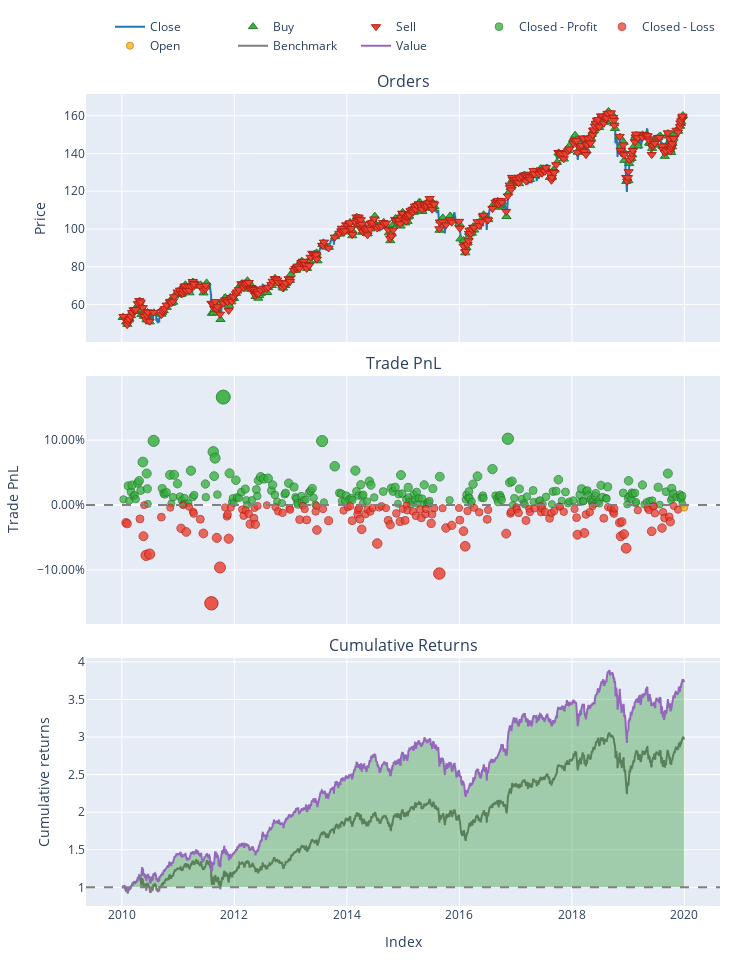

The code cell stored with this chart in its notebook:
### Markdown cell above
## Overfit?
There is definitely something fishy going on here, I changed the enter/exit points based on what optimal points returned and that changed the returns by 270 percent--but is there still a meaningful correlation here? It seems like it; I will have to do some tests, but I think we should think about how to set optimal points for entry/exits and what factors could affect that (although that could also lead to overfitting)
- Also, what did you mean by multipositioning in the context of this?

### Code cell
portfolio.plot().show()

### Figure 1 — Plotly figure (JSON) as saved in the notebook; plotly's stock layout.template omitted (floating-point values rounded to 4 significant figures; data arrays with more than 128 entries replaced by an {"elided": "..."} marker saying what was removed)
{"data": [{"legendgroup": "0", "line": {"color": "#1f77b4"}, "name": "Close", "showlegend": true, "type": "scatter", "uid": "4f0cd6d3-582e-4e33-9468-edda83781b19", "x": {"elided": "2516 str values"}, "xaxis": "x", "y": {"elided": "2516 float values"}, "yaxis": "y"}, {"customdata": {"elided": "380x3 float values"}, "hovertemplate": "Order Id: %{customdata[0]}<br>Timestamp: %{x}<br>Price: %{y}<br>Size: %{customdata[1]:.6f}<br>Fees: %{customdata[2]:.6f}", "legendgroup": "1", "marker": {"color": "#37B13F", "line": {"color": "rgb(38,123,44)", "width": 1}, "size": 8, "symbol": "triangle-up"}, "mode": "markers", "name": "Buy", "type": "scatter", "uid": "53d2d7dc-c8eb-4378-9c39-8331fae8e4a7", "x": {"elided": "380 str values"}, "xaxis": "x", "y": {"elided": "380 float values"}, "yaxis": "y"}, {"customdata": {"elided": "379x3 float values"}, "hovertemplate": "Order Id: %{customdata[0]}<br>Timestamp: %{x}<br>Price: %{y}<br>Size: %{customdata[1]:.6f}<br>Fees: %{customdata[2]:.6f}", "legendgroup": "2", "marker": {"color": "#EA4335", "line": {"color": "rgb(181,31,18)", "width": 1}, "size": 8, "symbol": "triangle-down"}, "mode": "markers", "name": "Sell", "type": "scatter", "uid": "0832f4cf-ba32-48e2-bfa7-702755abe5d2", "x": {"elided": "379 str values"}, "xaxis": "x", "y": {"elided": "379 float values"}, "yaxis": "y"}, {"customdata": {"elided": "230x4 float values"}, "hovertemplate": "Exit Trade Id: %{customdata[0]}<br>Position Id: %{customdata[1]}<br>Exit Timestamp: %{x}<br>PnL: %{customdata[2]:.6f}<br>Return: %{customdata[3]:.2%}", "legendgroup": "3", "marker": {"color": "#37B13F", "line": {"color": "rgb(38,123,44)", "width": 1}, "opacity": {"elided": "230 float values"}, "size": {"elided": "230 float values"}, "symbol": "circle"}, "mode": "markers", "name": "Closed - Profit", "type": "scatter", "uid": "f99fc281-8629-476d-950f-117b45a0f947", "x": {"elided": "230 str values"}, "xaxis": "x2", "y": {"elided": "230 float values"}, "yaxis": "y2"}, {"customdata": {"elided": "148x4 float values"}, "hovertemplate": "Exit Trade Id: %{customdata[0]}<br>Position Id: %{customdata[1]}<br>Exit Timestamp: %{x}<br>PnL: %{customdata[2]:.6f}<br>Return: %{customdata[3]:.2%}", "legendgroup": "4", "marker": {"color": "#EA4335", "line": {"color": "rgb(181,31,18)", "width": 1}, "opacity": {"elided": "148 float values"}, "size": {"elided": "148 float values"}, "symbol": "circle"}, "mode": "markers", "name": "Closed - Loss", "type": "scatter", "uid": "1cb889e0-e33c-40a6-a685-3c6ba139de3f", "x": {"elided": "148 str values"}, "xaxis": "x2", "y": {"elided": "148 float values"}, "yaxis": "y2"}, {"customdata": [[379, 379, -1.424, -0.003788]], "hovertemplate": "Exit Trade Id: %{customdata[0]}<br>Position Id: %{customdata[1]}<br>Exit Timestamp: %{x}<br>PnL: %{customdata[2]:.6f}<br>Return: %{customdata[3]:.2%}", "legendgroup": "5", "marker": {"color": "#FFAA00", "line": {"color": "rgb(178,118,0)", "width": 1}, "opacity": [0.7534], "size": [7.16], "symbol": "circle"}, "mode": "markers", "name": "Open", "type": "scatter", "uid": "cbfb1a9b-33f6-47a4-92a8-ac12d83e4621", "x": ["2019-12-31T05:00:00"], "xaxis": "x2", "y": [-0.003788], "yaxis": "y2"}, {"legendgroup": "6", "line": {"color": "#7f7f7f"}, "name": "Benchmark", "showlegend": true, "type": "scatter", "uid": "e15d16ce-379c-4bd4-9ad0-1c596bbbe3e1", "x": {"elided": "2516 str values"}, "xaxis": "x3", "y": {"elided": "2516 float values"}, "yaxis": "y3"}, {"hoverinfo": "skip", "legendgroup": "7", "line": {"color": "rgba(0, 0, 0, 0)", "width": 0}, "opacity": 0, "showlegend": false, "type": "scatter", "uid": "7f48b79a-2f45-471f-b9ee-f99a3174210f", "x": {"elided": "2516 str values"}, "xaxis": "x3", "y": {"elided": "2516 int values"}, "yaxis": "y3"}, {"connectgaps": false, "fill": "tonexty", "fillcolor": "rgba(0, 128, 0, 0.3)", "hoverinfo": "skip", "legendgroup": "7", "line": {"color": "rgba(0, 0, 0, 0)", "width": 0}, "opacity": 0, "showlegend": false, "type": "scatter", "uid": "f038858b-5686-439a-b7a0-c7300292672b", "x": {"elided": "2516 str values"}, "xaxis": "x3", "y": {"elided": "2516 float values"}, "yaxis": "y3"}, {"hoverinfo": "skip", "legendgroup": "7", "line": {"color": "rgba(0, 0, 0, 0)", "width": 0}, "opacity": 0, "showlegend": false, "type": "scatter", "uid": "e0e7af52-173a-4010-b829-bc0f990a3445", "x": {"elided": "2516 str values"}, "xaxis": "x3", "y": {"elided": "2516 int values"}, "yaxis": "y3"}, {"connectgaps": false, "fill": "tonexty", "fillcolor": "rgba(255, 0, 0, 0.3)", "hoverinfo": "skip", "legendgroup": "7", "line": {"color": "rgba(0, 0, 0, 0)", "width": 0}, "opacity": 0, "showlegend": false, "type": "scatter", "uid": "d9264eae-85b7-4436-9fa8-31d455270224", "x": {"elided": "2516 str values"}, "xaxis": "x3", "y": {"elided": "2516 float values"}, "yaxis": "y3"}, {"legendgroup": "8", "line": {"color": "#9467bd"}, "name": "Value", "showlegend": true, "type": "scatter", "uid": "6989caa3-fdd1-4414-a9a4-2c556bc05e71", "x": {"elided": "2516 str values"}, "xaxis": "x3", "y": {"elided": "2516 float values"}, "yaxis": "y3"}, {"hoverinfo": "skip", "legendgroup": "7", "line": {"color": "rgba(0, 0, 0, 0)", "width": 0}, "opacity": 0, "showlegend": false, "type": "scatter", "uid": "46a2a41b-21b9-4b38-80dd-1f196d7f683b", "x": {"elided": "2516 str values"}, "xaxis": "x3", "y": {"elided": "2516 int values"}, "yaxis": "y3"}], "layout": {"annotations": [{"font": {"size": 16}, "showarrow": false, "text": "Orders", "x": 0.5, "xanchor": "center", "xref": "paper", "y": 1, "yanchor": "bottom", "yref": "paper"}, {"font": {"size": 16}, "showarrow": false, "text": "Trade PnL", "x": 0.5, "xanchor": "center", "xref": "paper", "y": 0.6528, "yanchor": "bottom", "yref": "paper"}, {"font": {"size": 16}, "showarrow": false, "text": "Cumulative Returns", "x": 0.5, "xanchor": "center", "xref": "paper", "y": 0.3056, "yanchor": "bottom", "yref": "paper"}], "height": 960, "legend": {"orientation": "h", "traceorder": "normal", "x": 1, "xanchor": "right", "y": 1.042, "yanchor": "bottom"}, "margin": {"b": 30, "l": 30, "r": 30, "t": 30}, "shapes": [{"line": {"color": "gray", "dash": "dash"}, "type": "line", "x0": 0, "x1": 1, "xref": "paper", "y0": 0, "y1": 0, "yref": "y2"}, {"line": {"color": "gray", "dash": "dash"}, "type": "line", "x0": 0, "x1": 1, "xref": "paper", "y0": 1, "y1": 1, "yref": "y3"}], "showlegend": true, "width": 750, "xaxis": {"anchor": "y", "domain": [0, 1], "matches": "x3", "showticklabels": false}, "xaxis2": {"anchor": "y2", "domain": [0, 1], "matches": "x3", "showticklabels": false}, "xaxis3": {"anchor": "y3", "domain": [0, 1], "title": {"text": "Index"}}, "yaxis": {"anchor": "x", "domain": [0.6944, 1], "title": {"text": "Price"}}, "yaxis2": {"anchor": "x2", "domain": [0.3472, 0.6528], "tickformat": ".2%", "title": {"text": "Trade PnL"}}, "yaxis3": {"anchor": "x3", "domain": [0, 0.3056], "title": {"text": "Cumulative returns"}}}}
